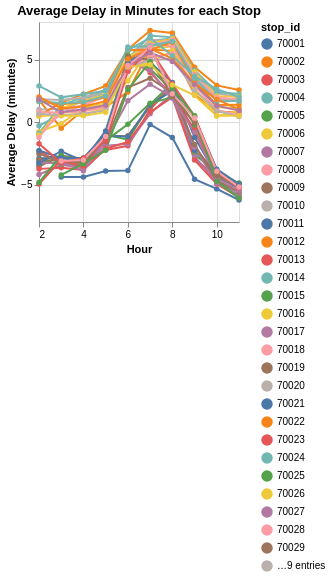

Here is the notebook cell this chart was saved with:
### Code cell
chart = alt.Chart(avg_delay).mark_line(point=True).encode(
    x = alt.X('adjusted_hour:Q', title="Hour"),
    y = alt.Y('delay_minutes:Q', title="Average Delay (minutes)"),
    color = alt.Color('stop_id:N'),
    tooltip=["delay_minutes"]
).transform_calculate(
    adjusted_hour="datum.hour - 12"
).properties(
    width = 200,
    height = 200,
    title = "Average Delay in Minutes for each Stop"
)

chart

### Figure 1 — Vega-Lite specification as saved in the notebook (floating-point values rounded to 4 significant figures; data arrays with more than 128 entries replaced by an {"elided": "..."} marker saying what was removed)
{"config": {"view": {"continuousWidth": 300, "continuousHeight": 300}}, "data": {"name": "data-db712e0bc18bed9b168faae2af13d156"}, "mark": {"type": "line", "point": true}, "encoding": {"color": {"field": "stop_id", "type": "nominal"}, "tooltip": [{"field": "delay_minutes", "type": "quantitative"}], "x": {"field": "adjusted_hour", "title": "Hour", "type": "quantitative"}, "y": {"field": "delay_minutes", "title": "Average Delay (minutes)", "type": "quantitative"}}, "height": 200, "title": "Average Delay in Minutes for each Stop", "transform": [{"calculate": "datum.hour - 12", "as": "adjusted_hour"}], "width": 200, "$schema": "https://vega.github.io/schema/vega-lite/v5.17.0.json", "datasets": {"data-db712e0bc18bed9b168faae2af13d156": {"elided": "375 records"}}}
